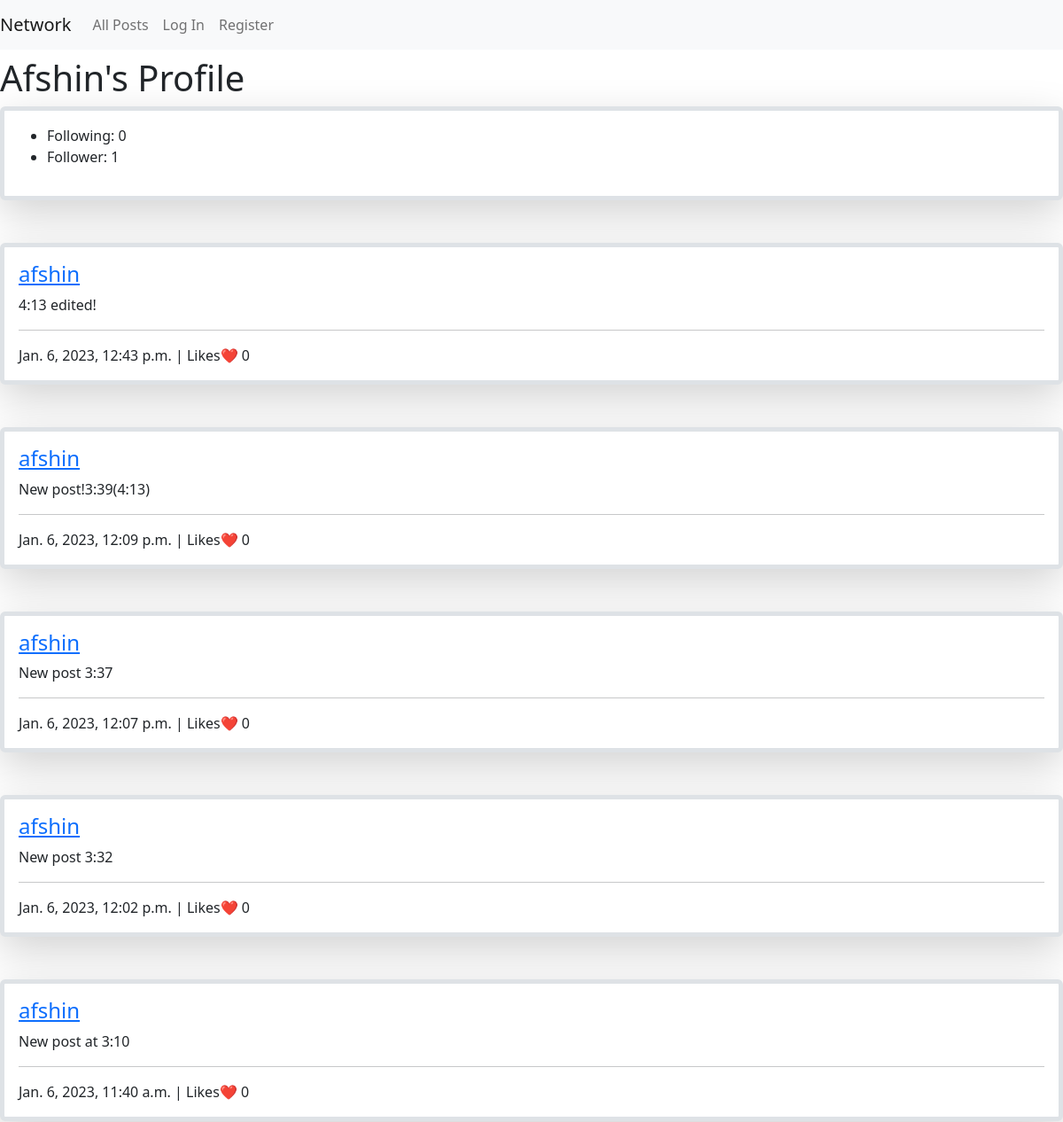
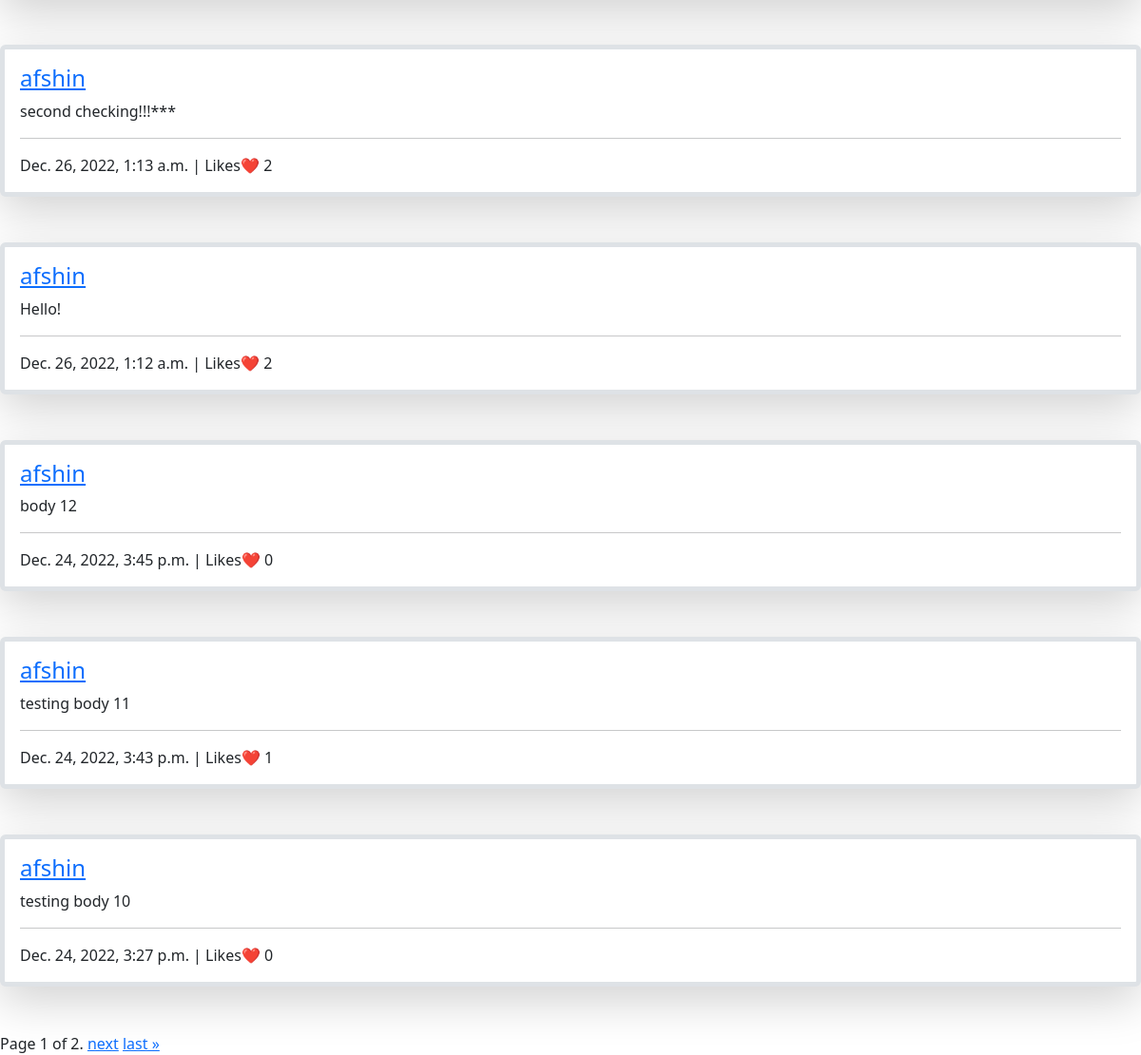
Page /?profile=1 on the committed database (2 pictures, top to bottom).
### network/models.py (models this page shows, shortened)
class User(AbstractUser):
    def follower_list(self):
        return [follower.follower.id for follower in self.follower.all()] #user_id of the followers will be listed

class Post(models.Model):
    user = models.ForeignKey("User", on_delete=models.CASCADE, related_name="posts")
    body = models.TextField(blank=True)
    timestamp = models.DateTimeField(auto_now_add=True)
    def countlikes(self):
        likes = Like.objects.filter(post=self)
        count = len(likes)
        return count

### network/views.py (the view)
# urls.py: path("", views.index, name="index"),
def index(request):
    posts = Post.objects.all()
    posts = posts.order_by("-timestamp").all()
    users = User.objects.all()
    users_ids = [user.id for user in users]
    page_number = request.GET.get('page')
    profile = request.GET.get('profile')
    profile_view = False
    network_view = False
    newPost_view = False
    posts_view = False
    user_profile = None
    try:
        int(profile)
        if int(profile) in users_ids:
            user_profile = users.get(id=int(profile))
            posts = posts.filter(user=user_profile)
            header1 = f"{user_profile}'s profile"
            profile_view = True
            if user_profile == request.user:
                newPost_view = True
            posts_view = True
        else:
            header1 = 'all posts'
            newPost_view = True
            posts_view = True
    except:
        if profile == 'myprofile':
            posts = posts.filter(user=request.user)
            header1 = f"{request.user}'s profile"
            profile = request.user.id
            user_profile = request.user
            profile_view = True
            newPost_view = True
            posts_view = True
        elif profile == 'following':
            try:
                followings_ids = request.user.following_list()
                followings_users = [User.objects.get(id=id) for id in followings_ids]
                posts = posts.filter(user__in=followings_users)
            except:
                posts=[]
            header1 = 'following'
            posts_view = True
        elif profile == 'network':
            header1 = 'Network'
            network_view = True
        else:
            header1 = 'all posts'
            newPost_view = True
            posts_view = True
    paginator = Paginator(posts, 10) # Show 10 posts per page.
    page_obj = paginator.get_page(page_number)
    context = {
        'page_obj':page_obj,
        'header1':header1,
        'profile':profile,
        'users':users,
        'profile_view':profile_view,
        'user_profile':user_profile,
        'network_view':network_view,
        'newPost_view': newPost_view,
        'posts_view': posts_view
    }
    return render(request, "network/index.html", context)

### network/templates/network/index.html (shortened to what this page needs)
{% extends "network/layout.html" %}
{% load static %}
{% block body %}
<h1>{{ header1|title }}</h1>
{% if profile_view %}
    <div id='profile-view' class="border rounded border-5 shadow-lg p-3 mb-5 bg-body">
        <ul>
            <li>Following: <text id='followingCount'>{{ user_profile.following.count }}</text></li>
            <li>Follower: <text id='followerCount'>{{ user_profile.follower.count }}</text></li>
        </ul>
    </div>
{% endif %}
{% if posts_view %}
    <div id='allposts-view' data-activeuserid={{ request.user.id }}>
        {% for post in page_obj %}
            <div data-activeuserid={{ request.user.id }} data-user_id={{ post.user.id }} data-post_id={{ post.id }} class="post border rounded border-5 shadow-lg p-3 mb-5 bg-body">
                <h4><a href='?profile={{ post.user.id }}'>{{ post.user }}</a></h4>
                <text class="currentPostBody">{{ post.body }}</text>
                <hr>
                <time>{{ post.timestamp }}</time>
                | Likes❤️
                <text class="likescount">{{ post.countlikes }}</text>
            </div>
        {% empty %}
        There are no posts available!
        {% endfor %}
    </div>
    <div class="pagination">
        <span class="step-links">
            <span class="current">
                Page {{ page_obj.number }} of {{ page_obj.paginator.num_pages }}.
            </span>
            {% if page_obj.has_next %}
                <a href="?profile={{ profile }}&page={{ page_obj.next_page_number }}">next</a>
                <a href="?profile={{ profile }}&page={{ page_obj.paginator.num_pages }}">last &raquo;</a>
            {% endif %}
        </span>
    </div>
{% endif %}
{% endblock %}

### rows in the picture
User: following.count "0", follower.count "1"
Post: user "afshin", body "4:13 edited!", timestamp "Jan. 6, 2023, 12:43 p.m.", countlikes "0"
Post: user "afshin", body "New post!3:39(4:13)", timestamp "Jan. 6, 2023, 12:09 p.m.", countlikes "0"
Post: user "afshin", body "New post 3:37", timestamp "Jan. 6, 2023, 12:07 p.m.", countlikes "0"
Post: user "afshin", body "New post 3:32", timestamp "Jan. 6, 2023, 12:02 p.m.", countlikes "0"
Post: user "afshin", body "New post at 3:10", timestamp "Jan. 6, 2023, 11:40 a.m.", countlikes "0"
Post: user "afshin", body "second checking!!!***", timestamp "Dec. 26, 2022, 1:13 a.m.", countlikes "2"
Post: user "afshin", body "Hello!", timestamp "Dec. 26, 2022, 1:12 a.m.", countlikes "2"
Post: user "afshin", body "body 12", timestamp "Dec. 24, 2022, 3:45 p.m.", countlikes "0"
Post: user "afshin", body "testing body 11", timestamp "Dec. 24, 2022, 3:43 p.m.", countlikes "1"
Post: user "afshin", body "testing body 10", timestamp "Dec. 24, 2022, 3:27 p.m.", countlikes "0"

### other values in the picture
{{ header1|title }} "Afshin's Profile"
{{ page_obj.number }} "1"
{{ page_obj.paginator.num_pages }} "2"
